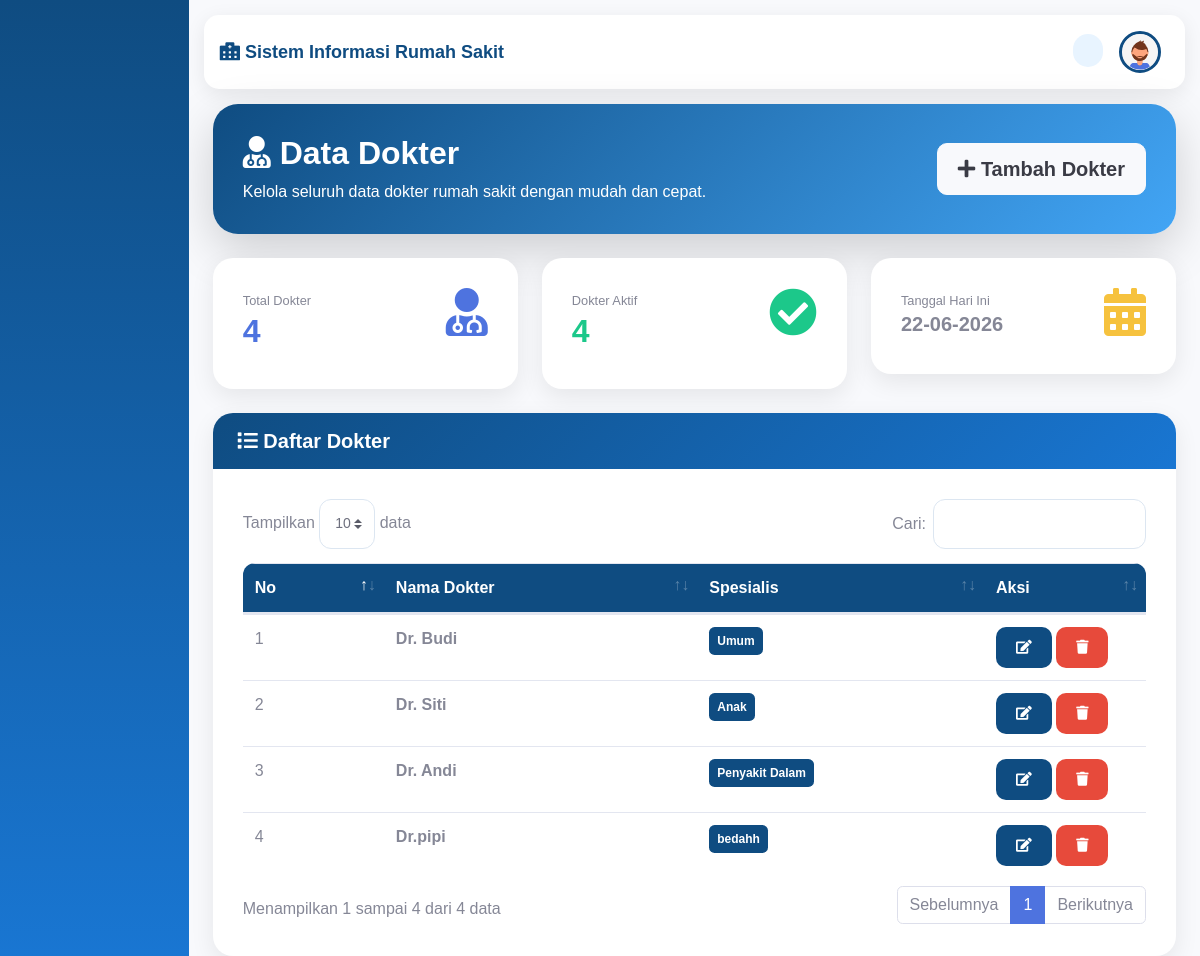
Page /index.php/dokter on the committed database.
### tables this page shows
CREATE TABLE `dokter` (
  `id_dokter` int(11) NOT NULL,
  `nama_dokter` varchar(100) DEFAULT NULL,
  `spesialis` varchar(100) DEFAULT NULL
);

### application/controllers/dokter.php (called while the page is built, shortened)
<?php
class Dokter extends CI_Controller {
    public function __construct()
    {
        $this->load->model('Dokter_model');
    }
    public function index()
    {
        $data['dokter'] = $this->Dokter_model->get_all();
        $this->load->view('templates/header');
        $this->load->view('templates/sidebar');
        $this->load->view('templates/topbar');
        $this->load->view('dokter/index', $data);
        $this->load->view('templates/footer');
    }
}

### index.php (called while the page is built, shortened)
<?php
require_once BASEPATH.'core/CodeIgniter.php';

### application/models/dokter_model.php (called while the page is built, shortened)
<?php
class dokter_model extends CI_Model {
    private $table = 'dokter';
    public function get_all()
    {
        return $this->db->get($this->table)->result();
    }
}

### application/views/dokter/index.php (the view, shortened to what this page needs)
<div class="container-fluid">
    <div class="card border-0 shadow-lg mb-4"
         style="border-radius:25px;
                background:linear-gradient(135deg,#0f4c81,#42a5f5);">
        <div class="card-body p-4 text-white">
            <div class="row align-items-center">
                <div class="col-md-8">
                    <h2 class="font-weight-bold mb-2">
                        <i class="fas fa-user-md"></i>
                        Data Dokter
                    </h2>
                    <p class="mb-0">
                        Kelola seluruh data dokter rumah sakit dengan mudah dan cepat.
                    </p>
                </div>
                <div class="col-md-4 text-right">
                    <a href="<?= site_url('dokter/tambah'); ?>"
                       class="btn btn-light btn-lg">
                        <i class="fas fa-plus"></i>
                        Tambah Dokter
                    </a>
                </div>
            </div>
        </div>
    </div>
    <div class="row mb-4">
        <div class="col-md-4">
            <div class="card border-0 shadow" style="border-radius:20px;">
                <div class="card-body d-flex justify-content-between">
                    <div>
                        <small class="text-muted">Total Dokter</small>
                        <h2 class="font-weight-bold text-primary">
                            <?= count($dokter); ?>
                        </h2>
                    </div>
                    <i class="fas fa-user-md fa-3x text-primary"></i>
                </div>
            </div>
        </div>
        <div class="col-md-4">
            <div class="card border-0 shadow" style="border-radius:20px;">
                <div class="card-body d-flex justify-content-between">
                    <div>
                        <small class="text-muted">Dokter Aktif</small>
                        <h2 class="font-weight-bold text-success">
                            <?= count($dokter); ?>
                        </h2>
                    </div>
                    <i class="fas fa-check-circle fa-3x text-success"></i>
                </div>
            </div>
        </div>
        <div class="col-md-4">
            <div class="card border-0 shadow" style="border-radius:20px;">
                <div class="card-body d-flex justify-content-between">
                    <div>
                        <small class="text-muted">Tanggal Hari Ini</small>
                        <h5 class="font-weight-bold">
                            <?= date('d-m-Y'); ?>
                        </h5>
                    </div>
                    <i class="fas fa-calendar-alt fa-3x text-warning"></i>
                </div>
            </div>
        </div>
    </div>
    <div class="card border-0 shadow" style="border-radius:20px;">
        <div class="card-header bg-white py-3">
            <h5 class="font-weight-bold text-primary mb-0">
                <i class="fas fa-list"></i> Daftar Dokter
            </h5>
        </div>
        <div class="card-body">
            <div class="table-responsive">
                <table class="table table-hover" id="dataTable">
                    <thead style="background:#0f4c81;color:white;">
                        <tr>
                            <th>No</th>
                            <th>Nama Dokter</th>
                            <th>Spesialis</th>
                            <th width="120">Aksi</th>
                        </tr>
                    </thead>
                    <tbody>
                        <?php $no = 1; foreach($dokter as $d): ?>
                        <tr>
                            <td><?= $no++; ?></td>
                            <td>
                                <strong><?= $d->nama_dokter; ?></strong>
                            </td>
                            <td>
                                <span class="badge badge-info p-2">
                                    <?= $d->spesialis; ?>
                                </span>
                            </td>
                            <td>
                                <a href="<?= site_url('dokter/edit/'.$d->id_dokter); ?>"
                                   class="btn btn-primary btn-sm">
                                    <i class="fas fa-edit"></i>
                                </a>
                                <a href="<?= site_url('dokter/hapus/'.$d->id_dokter); ?>"
                                   onclick="return confirm('Yakin ingin menghapus data ini?')"
                                   class="btn btn-danger btn-sm">
                                    <i class="fas fa-trash"></i>
                                </a>
                            </td>
                        </tr>
                        <?php endforeach; ?>
                    </tbody>
                </table>
            </div>
        </div>
    </div>
</div>

### application/views/templates/header.php (style rules this page uses)
body { background:#f4f8fc; font-family:'Nunito',sans-serif; }
.card { border:none !important; border-radius:20px; overflow:hidden; box-shadow:0 8px 25px rgba(0,0,0,.08); }
.card-header { background:linear-gradient(135deg,#0f4c81,#1976d2) !important; border:none !important; color:white !important; padding:18px 25px; }
.card-header h4, .card-header h5 { margin:0; color:white !important; font-weight:700; }
.card-body { padding:30px !important; }
.btn { border-radius:10px; font-weight:600; padding:10px 20px; transition:.3s; }
.btn-primary { background:#0f4c81 !important; border:none !important; }
.btn-danger { border:none !important; }
.table { border-radius:12px; overflow:hidden; }
.table thead { background:#0f4c81; color:white; }
.badge-info { background:#0f4c81 !important; }
.shadow { box-shadow:0 .5rem 1.5rem rgba(0,0,0,.08)!important; }
a { color:#0f4c81; }

### rows in the picture
dokter: nama_dokter "Dr. Budi", spesialis "Umum"
dokter: nama_dokter "Dr. Siti", spesialis "Anak"
dokter: nama_dokter "Dr. Andi", spesialis "Penyakit Dalam"
dokter: nama_dokter "Dr.pipi", spesialis "bedahh"

### other values in the picture
count($dokter) "4"
